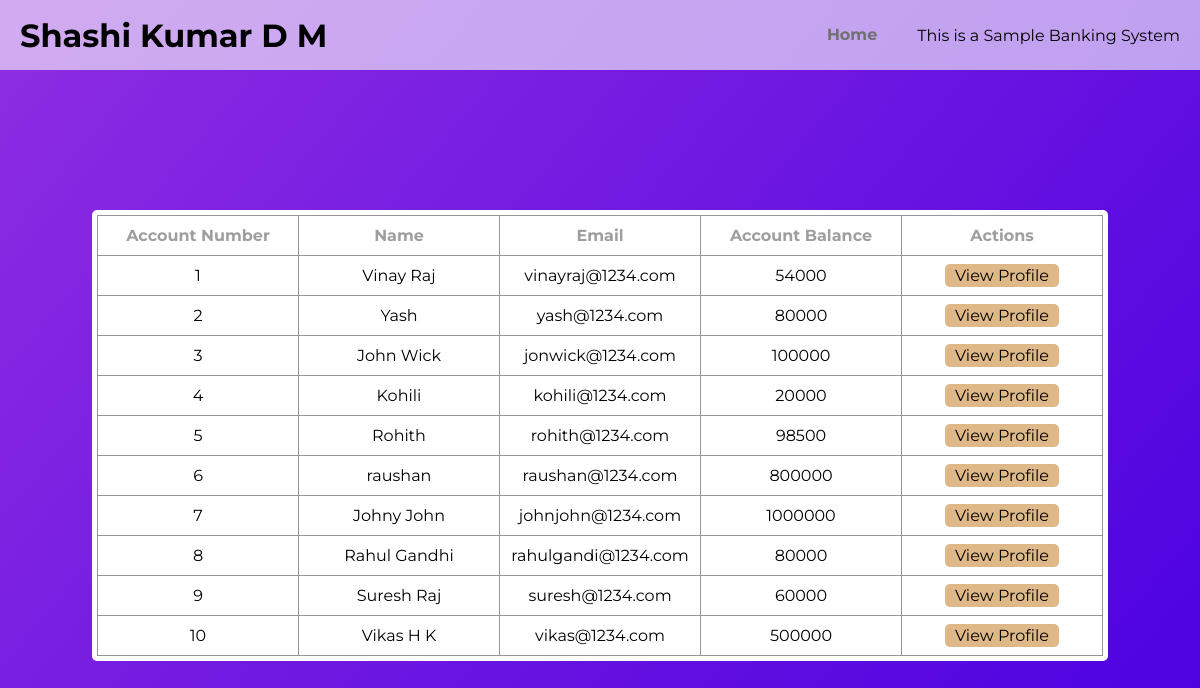
/allCustomers.php, run on the app's committed database.
### tables this page shows
CREATE TABLE `customers` (
  `account_number` int(11) NOT NULL,
  `account_type` varchar(10) NOT NULL,
  `name` varchar(255) NOT NULL,
  `email` varchar(150) NOT NULL,
  `phno` bigint(20) NOT NULL,
  `address` text NOT NULL,
  `cur_balance` double NOT NULL
);

### allCustomers.php (the view, shortened to what this page needs)
<?php include "./php/init.php" ; ?>
<!DOCTYPE html>
<html lang="en">
<head>
    <link rel="stylesheet" href="./assets/css/main.min.css">
</head>
<body>
    <main>
        <div class="table">
            <table>
                <thead>
                    <tr>
                        <th>Account Number</th>
                        <th>Name</th>
                        <th>Email</th>
                        <th>Account Balance</th>
                        <th>Actions</th>
                    </tr>
                </thead>
                <tbody>
                    <?php
                        $query ="SELECT * FROM customers";
                        $res = mysqli_query($con, $query);
                        while($row = mysqli_fetch_assoc($res)){
                    ?>
                    <tr>
                        <td><?php echo $row["account_number"] ?></td>
                        <td><?php echo $row["name"] ?></td>
                        <td><?php echo $row["email"] ?></td>
                        <td><?php echo $row["cur_balance"] ?></td>
                        <td><a href="./viewCustomer.php?number=<?php echo $row["account_number"] ?>" class="plain-btn">View Profile</a></td>
                    </tr>
                            <?php
                            }
                            ?>
                </tbody>
            </table>
        </div>
    </main>
</body>
</html>

### data on the page
customers: account_number "1", name "Vinay Raj", email "vinayraj@1234.com", cur_balance "54000"
customers: account_number "2", name "Yash", email "yash@1234.com", cur_balance "80000"
customers: account_number "3", name "John Wick", email "jonwick@1234.com", cur_balance "100000"
customers: account_number "4", name "Kohili", email "kohili@1234.com", cur_balance "20000"
customers: account_number "5", name "Rohith", email "rohith@1234.com", cur_balance "98500"
customers: account_number "6", name "raushan", email "raushan@1234.com", cur_balance "800000"
customers: account_number "7", name "Johny John", email "johnjohn@1234.com", cur_balance "1000000"
customers: account_number "8", name "Rahul Gandhi", email "rahulgandi@1234.com", cur_balance "80000"
customers: account_number "9", name "Suresh Raj", email "suresh@1234.com", cur_balance "60000"
customers: account_number "10", name "Vikas H K", email "vikas@1234.com", cur_balance "500000"
